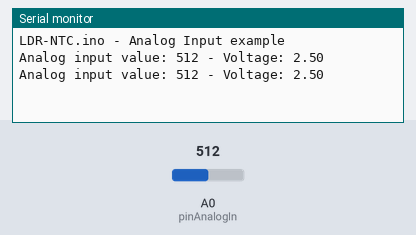
A sketch run on a simulated Arduino Uno, built with avr-gcc and run on an emulated ATmega328P. Shown: the last lines printed to the serial monitor. The test bench sets the inputs (shaded band); at power-on: A0 (pinAnalogIn) = 512.

Above: at 1.8 s.
1.9 s: A0 (pinAnalogIn) set to 716
At 2.8 s:
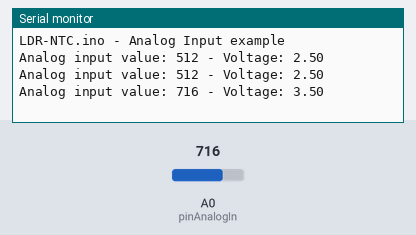
3.4 s: A0 (pinAnalogIn) set to 900
At 4.8 s:
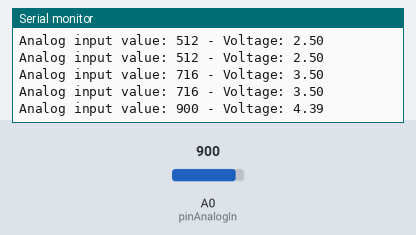
Timing chart, 0 to 6.4 s (numbered marks = the images above; inputs shaded):
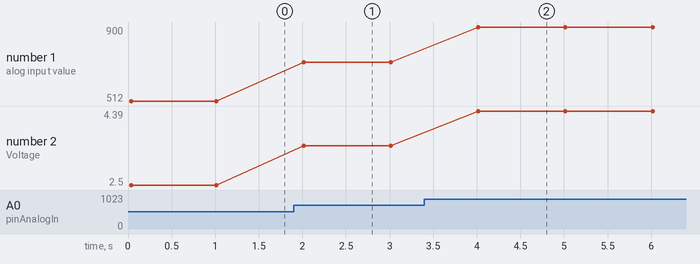

The sketch:

LDR_CODE.ino
```cpp
// LDR-NTC.ino - Analog Input example - 2024-02-04-hp
// Tested on Arduino Nano
// [+5V]---[=LDR or NTC_10K=]---[A0]---[=10k=]---[GND]

const long baudrate = 9600;
const int  delaytime_ms = 1000; // delay 1000ms = 1s

const int pinAnalogIn = A0;
int dataAnalogIn = 0;

// The Arduino Analog-to-Digital Converter (ADC) has 10 bit resolution.
// Each measurement results in a number from 0 to 1023.
// Arduino Uno and Arduino Nano map this to a range from 0 Volts to 5 Volts.
const float analogDataToVolt = 5.0 / 1024;

void setup() {
  pinMode(pinAnalogIn, INPUT);
  // Initialize serial interface and wait for port to open:
  Serial.begin(baudrate);
  while (!Serial) {
    ; // wait for serial port to connect. Needed for native USB port only
  }
  Serial.println("LDR-NTC.ino - Analog Input example");
}

void loop() {
  dataAnalogIn = analogRead(pinAnalogIn);
  Serial.print("Analog input value: ");
  Serial.print(dataAnalogIn);
  Serial.print(" - Voltage: ");
  Serial.println(dataAnalogIn * analogDataToVolt);
  delay(delaytime_ms);
}

//EOF
```

Measured:
- after the input at 1.9 s, the serial monitor: prints a new line after 0.11 s (image 1)
- after the input at 3.4 s, the serial monitor: prints a new line after 0.62 s (image 2)
- plotted number 1: 512 → 716 after the input at 1.9 s, 716 → 900 after the input at 3.4 s
- plotted number 2: 2.5 → 3.5 after the input at 1.9 s, 3.5 → 4.39 after the input at 3.4 s
